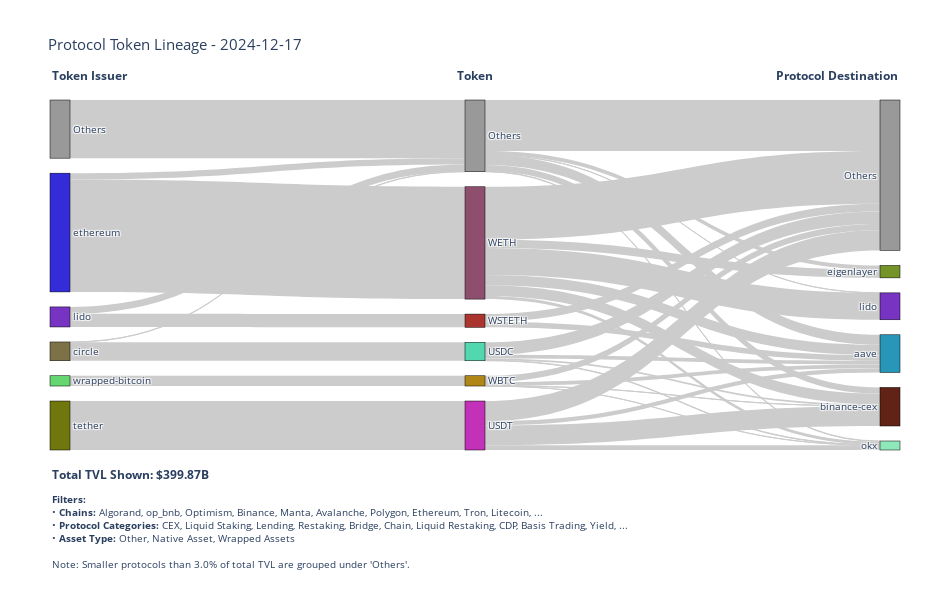

The notebook cell this image was saved under:
### Code cell
# Column label map for friendlier Sankey headings
COLUMN_LABELS_MAP = {
    "source_protocol": "Token Issuer",
    "parent_protocol": "Protocol Destination",
    "token": "Token",
    # "token_category": "Token Category" (if you want a 3rd or 4th dimension)
}

# %%
# 2. Pick a snapshot date & apply filters
SNAPSHOT_DATE = "2024-12-17"

# Example filters
selected_chains = df_all.chain.unique().tolist()
selected_protocol_categories = df_all.protocol_category.unique().tolist()
selected_protocols = df_all.protocol_slug.unique().tolist()
selected_token_categories = df_all.token_category.unique().tolist()

# Filtering Data
df_focus = df_all[
    (df_all["dt"] == SNAPSHOT_DATE)
    & df_all.chain.isin(selected_chains)
    & df_all.protocol_category.isin(selected_protocol_categories)
    & df_all.token_category.isin(selected_token_categories)
    & df_all.protocol_slug.isin(selected_protocols)
].copy()

print(f"Rows matching {SNAPSHOT_DATE}: {df_focus.shape[0]}")

# 3. Build the Sankey DF (choose columns for left->middle->right)
COLUMNS_ORDER = ["source_protocol", "token", "parent_protocol"]
THRESHOLD = 0.03  # Group anything under 3% total TVL into 'Others'

df_sankey = build_sankey_df(df_focus, COLUMNS_ORDER, threshold=THRESHOLD)
print(f"df_sankey shape after grouping: {df_sankey.shape}")

def truncate_list(lst, n=10):
    return ', '.join(lst[:n]) + (', ...' if len(lst) > n else '')

note =(
    f"<b>Filters:</b><br>"
    f"• <b>Chains:</b> {truncate_list(selected_chains)}<br>"
    f"• <b>Protocol Categories:</b> {truncate_list(selected_protocol_categories)}<br>"
    f"• <b>Asset Type:</b> {truncate_list(selected_token_categories)}<br><br>"
    f"Note: Smaller protocols than {THRESHOLD*100}% of total TVL are grouped under 'Others'."
)

# %%
# 4. Plot
fig = plot_sankey(
    df_sankey=df_sankey,
    column_labels_map=COLUMN_LABELS_MAP,
    columns_order=COLUMNS_ORDER,
    snapshot_date=SNAPSHOT_DATE,
    threshold=THRESHOLD,
    note = note
)
fig.show()

### Figure 1 — Plotly figure (JSON) as saved in the notebook; plotly's stock layout.template omitted (floating-point values rounded to 4 significant figures)
{"data": [{"arrangement": "snap", "link": {"color": "#cccccc", "customdata": [84600.0, 446.8, 26870.0, 9306.0, 163300.0, 9991.0, 19160.0, 71230.0, 14920.0, 74080.0, 14620.0, 9049.0, 5847.0, 42.07, 707.5, 18170.0, 5396.0, 2569.0, 737.7, 29320.0, 6150.0, 28760.0, 6998.0, 9226.0, 5442.0, 242.2, 7.366, 76890.0, 15050.0, 15430.0, 12250.0, 39090.0, 4638.0, 11040.0, 8124.0], "hovertemplate": "TVL: %{customdata:.2f}M USD<extra></extra>", "source": [0, 1, 1, 2, 2, 3, 3, 4, 5, 6, 6, 6, 6, 6, 6, 7, 7, 7, 7, 10, 10, 10, 10, 11, 11, 11, 11, 8, 8, 8, 8, 8, 8, 9, 9], "target": [6, 6, 7, 6, 8, 6, 9, 10, 11, 12, 13, 14, 15, 16, 17, 12, 13, 14, 17, 12, 13, 14, 17, 12, 13, 14, 17, 12, 13, 14, 15, 16, 17, 12, 13], "value": [84600000000.0, 446800000.0, 26870000000.0, 9306000000.0, 163300000000.0, 9991000000.0, 19160000000.0, 71230000000.0, 14920000000.0, 74080000000.0, 14620000000.0, 9049000000.0, 5847000000.0, 42070000.0, 707500000.0, 18170000000.0, 5396000000.0, 2569000000.0, 737700000.0, 29320000000.0, 6150000000.0, 28760000000.0, 6998000000.0, 9226000000.0, 5442000000.0, 242200000.0, 7366000.0, 76890000000.0, 15050000000.0, 15430000000.0, 12250000000.0, 39090000000.0, 4638000000.0, 11040000000.0, 8124000000.0]}, "node": {"color": ["#999999", "#7D7247", "#342CD8", "#7733C2", "#6F770D", "#65D670", "#999999", "#51D8AE", "#8E4F6E", "#AC342F", "#C231B7", "#B08716", "#999999", "#2896B9", "#622317", "#749428", "#7733C2", "#8EE8BA"], "label": ["Others", "circle", "ethereum", "lido", "tether", "wrapped-bitcoin", "Others", "USDC", "WETH", "WSTETH", "USDT", "WBTC", "Others", "aave", "binance-cex", "eigenlayer", "lido", "okx"], "line": {"color": "black", "width": 0.5}, "pad": 15, "thickness": 20}, "type": "sankey"}], "layout": {"annotations": [{"align": "left", "font": {"size": 10}, "showarrow": false, "text": "<b>Filters:</b><br>• <b>Chains:</b> Algorand, op_bnb, Optimism, Binance, Manta, Avalanche, Polygon, Ethereum, Tron, Litecoin, ...<br>• <b>Protocol Categories:</b> CEX, Liquid Staking, Lending, Restaking, Bridge, Chain, Liquid Restaking, CDP, Basis Trading, Yield, ...<br>• <b>Asset Type:</b> Other, Native Asset, Wrapped Assets<br><br>Note: Smaller protocols than 3.0% of total TVL are grouped under 'Others'.", "x": 0, "xref": "paper", "y": -0.35, "yref": "paper"}, {"align": "center", "font": {"size": 12}, "showarrow": false, "text": "<b>Token Issuer</b>", "x": 0, "xref": "paper", "y": 1.1, "yref": "paper"}, {"align": "center", "font": {"size": 12}, "showarrow": false, "text": "<b>Token</b>", "x": 0.5, "xref": "paper", "y": 1.1, "yref": "paper"}, {"align": "center", "font": {"size": 12}, "showarrow": false, "text": "<b>Protocol Destination</b>", "x": 1, "xref": "paper", "y": 1.1, "yref": "paper"}, {"font": {"size": 12}, "showarrow": false, "text": "<b>Total TVL Shown: $399.87B</b>", "x": 0, "xref": "paper", "y": -0.1, "yref": "paper"}], "autosize": true, "font": {"size": 10}, "height": 600, "margin": {"b": 150, "l": 50, "r": 50, "t": 100}, "title": {"font": {"size": 15}, "text": "Protocol Token Lineage - 2024-12-17"}, "width": 950}}
